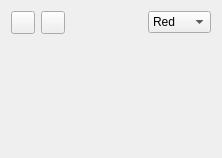
<?xml version="1.0" encoding="UTF-8"?>
<ui version="4.0">
 <class>mvd::HistogramWidget</class>
 <widget class="QWidget" name="mvd::HistogramWidget">
  <property name="geometry">
   <rect>
    <x>0</x>
    <y>0</y>
    <width>218</width>
    <height>158</height>
   </rect>
  </property>
  <property name="windowTitle">
   <string>Form</string>
  </property>
  <property name="locale">
   <locale language="C" country="AnyCountry"/>
  </property>
  <layout class="QGridLayout" name="gridLayout">
   <item row="0" column="0">
    <layout class="QHBoxLayout" name="horizontalLayout">
     <item>
      <widget class="QToolButton" name="zoom1Button">
       <property name="toolTip">
        <string>Zoom to full intensity range.</string>
       </property>
       <property name="text">
        <string/>
       </property>
       <property name="icon">
        <iconset resource="../../Application/Monteverdi/mvdMainWindow.qrc">
         <normaloff>:/icons/action_ZoomFull_Icon</normaloff>:/icons/action_ZoomFull_Icon</iconset>
       </property>
      </widget>
     </item>
     <item>
      <widget class="QToolButton" name="zoomQButton">
       <property name="toolTip">
        <string>Zoom to quantile ranges.</string>
       </property>
       <property name="text">
        <string/>
       </property>
       <property name="icon">
        <iconset resource="../../Application/Monteverdi/mvdMainWindow.qrc">
         <normaloff>:/icons/action_ZoomExtent_Icon</normaloff>:/icons/action_ZoomExtent_Icon</iconset>
       </property>
      </widget>
     </item>
     <item>
      <spacer name="horizontalSpacer">
       <property name="orientation">
        <enum>Qt::Horizontal</enum>
       </property>
       <property name="sizeHint" stdset="0">
        <size>
         <width>40</width>
         <height>20</height>
        </size>
       </property>
      </spacer>
     </item>
     <item>
      <widget class="QComboBox" name="channelComboBox">
       <property name="toolTip">
        <string>Select channel(s) to display.</string>
       </property>
       <item>
        <property name="text">
         <string>Red</string>
        </property>
       </item>
       <item>
        <property name="text">
         <string>Green</string>
        </property>
       </item>
       <item>
        <property name="text">
         <string>Blue</string>
        </property>
       </item>
       <item>
        <property name="text">
         <string>RGB</string>
        </property>
       </item>
      </widget>
     </item>
    </layout>
   </item>
   <item row="1" column="0">
    <widget class="QwtPlot" name="histogramPlot">
     <property name="sizePolicy">
      <sizepolicy hsizetype="Preferred" vsizetype="Minimum">
       <horstretch>0</horstretch>
       <verstretch>0</verstretch>
      </sizepolicy>
     </property>
     <property name="minimumSize">
      <size>
       <width>200</width>
       <height>100</height>
      </size>
     </property>
     <property name="toolTip">
      <string>Histogram estimated on Quicklook.</string>
     </property>
    </widget>
   </item>
  </layout>
 </widget>
 <customwidgets>
  <customwidget>
   <class>QwtPlot</class>
   <extends>QFrame</extends>
   <header>qwt_plot.h</header>
  </customwidget>
 </customwidgets>
 <resources>
  <include location="../../Application/Monteverdi/mvdMainWindow.qrc"/>
 </resources>
 <connections/>
</ui>
